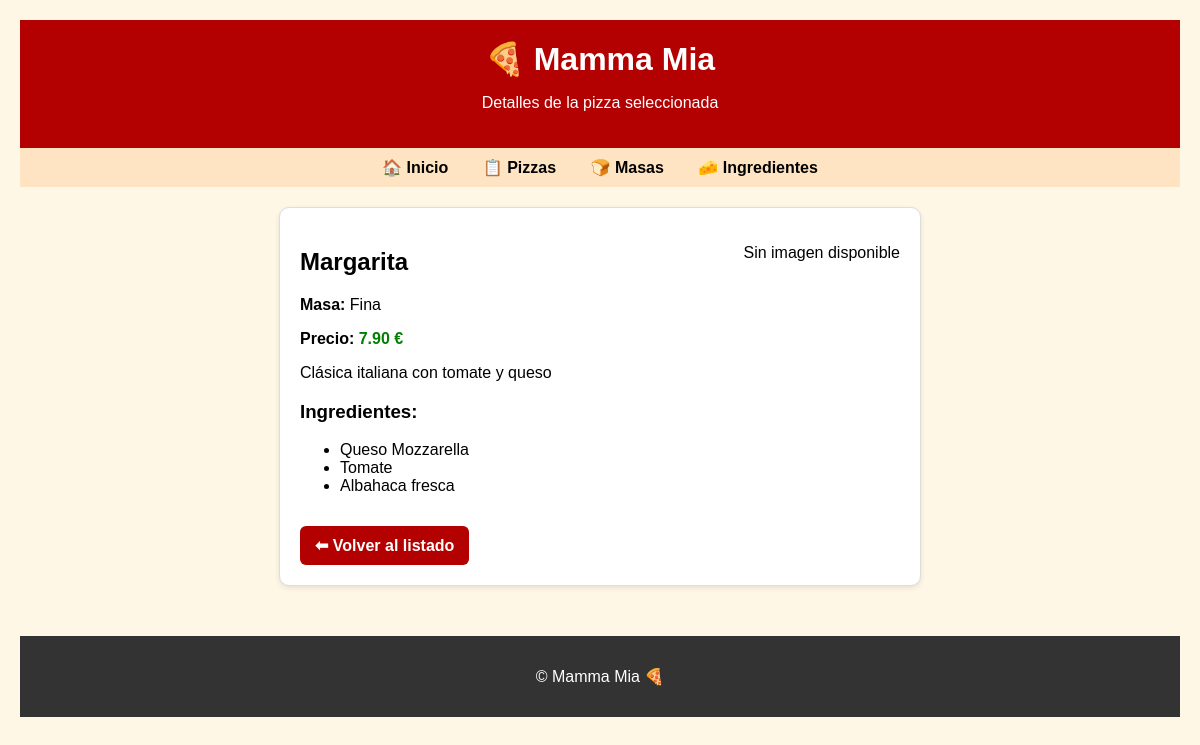
Before: /pizza/1/ with the older database file.
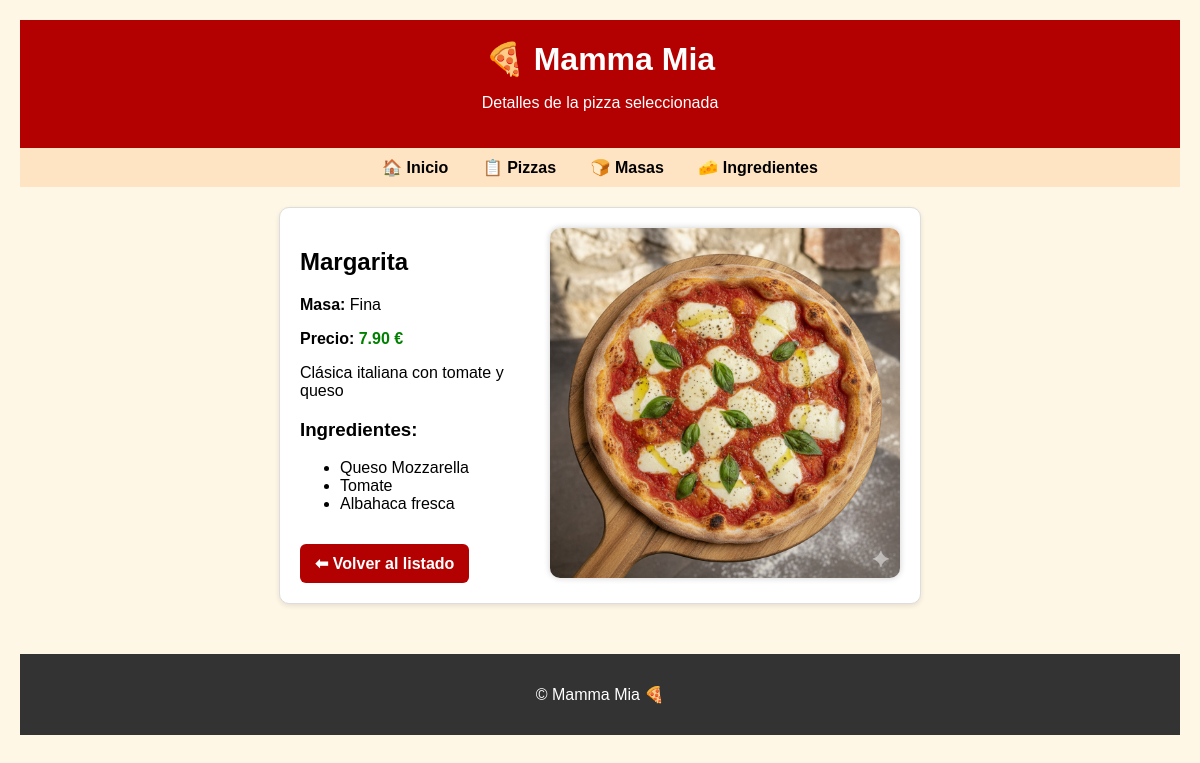
After: the same page with the newer database file.
### mammaMia/models.py (models this page shows, shortened)
class Pizza(models.Model):
    nombre = models.CharField(max_length=100)
    masa = models.ForeignKey(Masa, on_delete=models.PROTECT, related_name='pizzas')
    ingredientes = models.ManyToManyField(Ingrediente, related_name='pizzas', blank=True)
    precio = models.DecimalField(max_digits=6, decimal_places=2)
    descripcion = models.TextField(blank=True)
    imagen = models.ImageField(upload_to='pizzas/', blank=True, null=True)

class Masa(models.Model):
    nombre = models.CharField(max_length=50, unique=True)
    descripcion = models.TextField(blank=True)

### mammaMia/views.py (the view)
# urls.py: path('pizza/<int:pk>/', views.DetallePizza.as_view(), name='detallePizza'),
class DetallePizza(DetailView):
    model = Pizza
    template_name = 'mammaMia/detallePizza.html'
    context_object_name = 'pizza'

### mammaMia/templates/mammaMia/detallePizza.html (shortened to what this page needs)
{% extends 'mammaMia/base.html' %}
{% block subtitle %}Detalles de la pizza seleccionada{% endblock %}
{% block content %}
    <div class="detalle">
        <div class="detalle-contenido">
            <div class="detalle-info">
                <h2>{{ pizza.nombre }}</h2>
                <p><strong>Masa:</strong> {{ pizza.masa.nombre }}</p>
                <p><strong>Precio:</strong> <span class="precio">{{ pizza.precio }} €</span></p>
                {% if pizza.descripcion %}
                    <p>{{ pizza.descripcion }}</p>
                {% endif %}
                <h3>Ingredientes:</h3>
                <ul>
                    {% for ing in pizza.ingredientes.all %}
                        <li>{{ ing.nombre }}</li>
                    {% empty %}
                        <li>No tiene ingredientes registrados.</li>
                    {% endfor %}
                </ul>
                <a class="boton-volver" href="{% url 'todasLasPizzas' %}">⬅ Volver al listado</a>
            </div>
            <div class="detalle-imagen">
                {% if pizza.imagen %}
                    <img src="{{ pizza.imagen.url }}" alt="{{ pizza.nombre }}">
                {% else %}
                    <p>Sin imagen disponible</p>
                {% endif %}
            </div>
        </div>
    </div>
{% endblock %}

Changed rows visible on the page:
changed Pizza "Margarita": imagen: picture added; imagen empty → "pizzas/Margarita.png" (drawn)
Other visible differences:
text no longer shown: "Sin imagen disponible"
